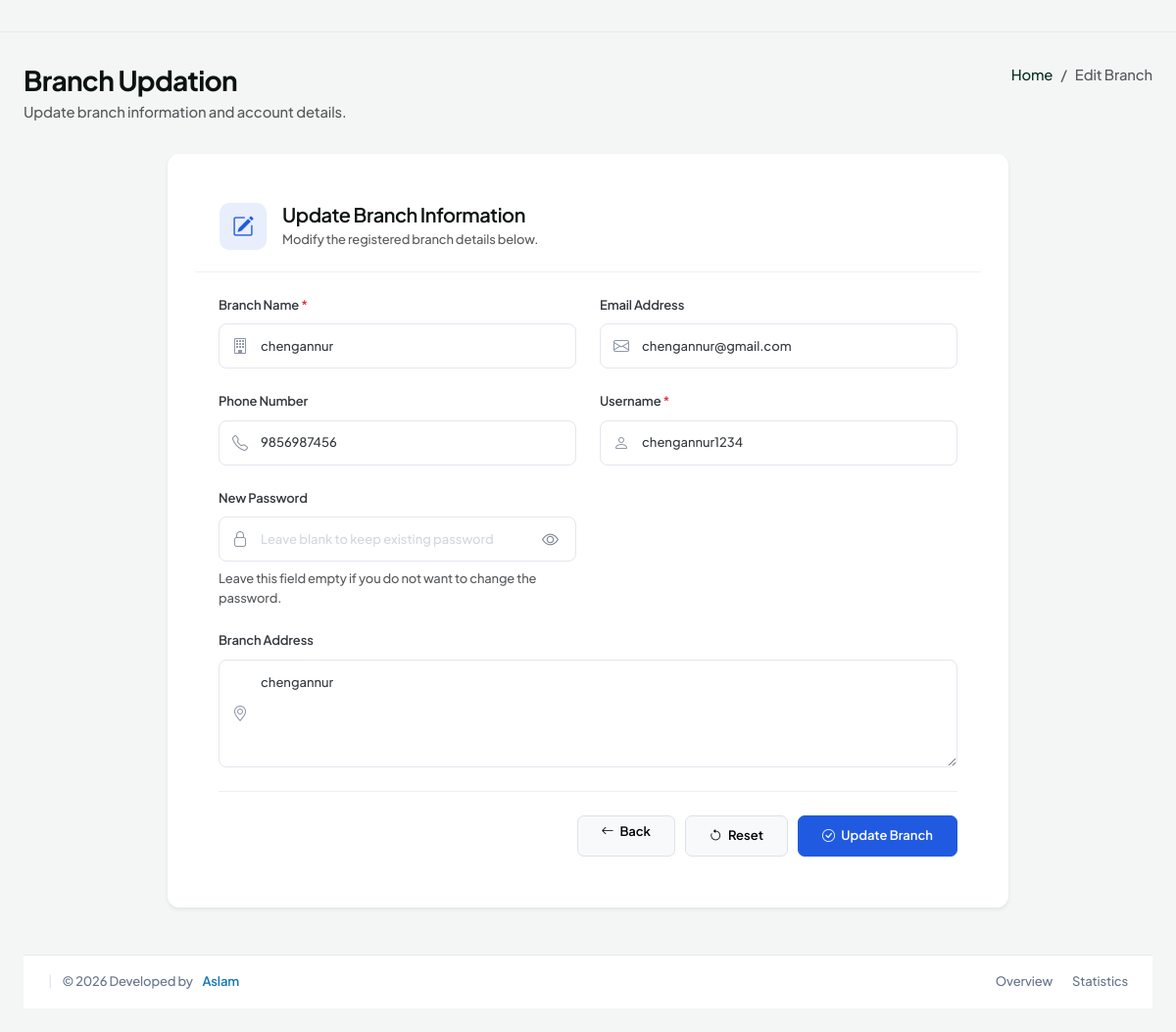
The page /edit_branch/1/ on the database its author committed.
### time_app/models.py (models this page shows, shortened)
class tbl_Branch(models.Model):
   name = models.CharField(max_length=150, blank=True)
   email = models.EmailField(max_length=150, blank=True)
   address = models.CharField(max_length=150, blank=True)
   phone = models.CharField(max_length=150, blank=True)
   username=models.CharField(max_length=150, blank=True)
   password = models.CharField(max_length=150, blank=True)
   created_at = models.DateTimeField(auto_now_add=True)

### time_app/views.py (the view, shortened to what this page needs)
# urls.py: path("edit_branch/<int:branch_id>/", views.edit_branch, name="edit_branch"),
def edit_branch(request, branch_id):
    branch = get_object_or_404(tbl_Branch, pk=branch_id)
    return render(request, "edit_branch.html", {"branch": branch})

### templates/edit_branch.html (shortened to what this page needs)
{% load static %}
<!DOCTYPE html>
<html lang="en">
<head>
    <link rel="stylesheet" href="{% static 'assets/libs/bootstrap/css/bootstrap.min.css' %}">
    <link rel="stylesheet" href="{% static 'assets/libs/bootstrap-icons/bootstrap-icons.css' %}">
    <link rel="stylesheet" href="{% static 'assets/css/main.css' %}">
<body>
    {% include 'admin_navbar.html' %}
        <div class="page-header">
            <div>
                <h1 class="page-title">Branch Updation</h1>
                <p class="text-muted mb-0">
                    Update branch information and account details.
                </p>
            </div>
            <nav aria-label="breadcrumb">
                <ol class="breadcrumb mb-0">
                    <li class="breadcrumb-item">
                        <a href="/admin_home/"
                           class="text-decoration-none text-muted-green">
                            Home
                        </a>
                    </li>
                    <li class="breadcrumb-item active text-main"
                        aria-current="page">
                        Edit Branch
                    </li>
                </ol>
            </nav>
        </div>
        <div class="row g-4 mb-4">
            <div class="col-12 col-xl-9 mx-auto">
                <div class="card border-0 shadow-sm branch-form-card">
                    <div class="branch-form-header">
                        <div class="d-flex align-items-center gap-3">
                            <div class="branch-icon">
                                <i class="bi bi-pencil-square"></i>
                            </div>
                            <div>
                                <h5 class="mb-1 fw-semibold">
                                    Update Branch Information
                                </h5>
                                <p class="text-muted mb-0 small">
                                    Modify the registered branch details below.
                                </p>
                            </div>
                        </div>
                    </div>
                    <div class="card-body p-4">
                        <form method="POST"
                              action=""
                              id="branchUpdateForm">
                            <div class="row g-4">
                                <div class="col-12 col-md-6">
                                    <label for="branchName"
                                           class="form-label-custom">
                                        Branch Name
                                        <span class="text-danger">*</span>
                                    </label>
                                    <div class="input-icon-wrapper">
                                        <input type="text"
                                               class="form-control-custom"
                                               id="branchName"
                                               name="name"
                                               placeholder="Enter branch name"
                                               maxlength="150"
                                               value="{{ branch.name|default:'' }}"
                                               required>
                                    </div>
                                </div>
                                <div class="col-12 col-md-6">
                                    <label for="branchEmail"
                                           class="form-label-custom">
                                        Email Address
                                    </label>
                                    <div class="input-icon-wrapper">
                                        <input type="email"
                                               class="form-control-custom"
                                               id="branchEmail"
                                               name="email"
                                               placeholder="branch@example.com"
                                               maxlength="150"
                                               value="{{ branch.email|default:'' }}">
                                    </div>
                                </div>
                                <div class="col-12 col-md-6">
                                    <label for="branchPhone"
                                           class="form-label-custom">
                                        Phone Number
                                    </label>
                                    <div class="input-icon-wrapper">
                                        <input type="tel"
                                               class="form-control-custom"
                                               id="branchPhone"
                                               name="phone"
                                               placeholder="Enter phone number"
                                               maxlength="150"
                                               value="{{ branch.phone|default:'' }}">
                                    </div>
                                </div>
                                <div class="col-12 col-md-6">
                                    <label for="branchUsername"
                                           class="form-label-custom">
                                        Username
                                        <span class="text-danger">*</span>
                                    </label>
                                    <div class="input-icon-wrapper">
                                        <input type="text"
                                               class="form-control-custom"
                                               id="branchUsername"
                                               name="username"
                                               placeholder="Enter username"
                                               maxlength="150"
                                               autocomplete="username"
                                               value="{{ branch.username|default:'' }}"
                                               required>
                                    </div>
                                </div>
                                <div class="col-12 col-md-6">
                                    <label for="branchPassword"
                                           class="form-label-custom">
                                        New Password
                                    </label>
                                    <div class="input-icon-wrapper">
                                        <input type="password"
                                               class="form-control-custom"
                                               id="branchPassword"
                                               name="password"
                                               placeholder="Leave blank to keep existing password"
                                               maxlength="150"
                                               autocomplete="new-password">
                                        <button type="button"
                                                class="password-toggle"
                                                id="togglePassword"
                                                aria-label="Show password">
                                            <i class="bi bi-eye"></i>
                                        </button>
                                    </div>
                                    <small class="text-muted mt-2 d-block">
                                        Leave this field empty if you do not want to change the password.
                                    </small>
                                </div>
                                <div class="col-12">
                                    <label for="branchAddress"
                                           class="form-label-custom">
                                        Branch Address
                                    </label>
                                    <div class="input-icon-wrapper textarea-wrapper">
                                        <textarea class="form-control-custom"
                                                  id="branchAddress"
                                                  name="address"
                                                  rows="4"
                                                  placeholder="Enter complete branch address"
                                                  maxlength="150">{{ branch.address|default:'' }}</textarea>
                                    </div>
                                </div>
                            </div>
                            <div class="branch-form-footer mt-4 pt-4">
                                <a href="/branch/"
                                   class="btn btn-light border px-4">
                                    <i class="bi bi-arrow-left me-1"></i>
                                    Back
                                </a>
                                <button type="reset"
                                        class="btn btn-light border px-4"
                                        id="resetBranchForm">
                                    <i class="bi bi-arrow-counterclockwise me-1"></i>
                                    Reset
                                </button>
                                <button type="submit"
                                        class="btn btn-primary px-4"
                                        id="updateBranchButton">
                                    <i class="bi bi-check-circle me-1"></i>
                                    Update Branch
                                </button>
                            </div>
                        </form>
                    </div>
                </div>
            </div>
        </div>
        {% include 'footer.html' %}
    </div>
</body>
</html>

### static/assets/css/main.css (style rules this page uses)
:root { --bs-body-bg: #F4F6F5; --bs-body-font-family: 'Plus Jakarta Sans', sans-serif; --brand-forest-dark: #051C12; --brand-forest-medium: #072F1F; --brand-forest-light: #1A3E30; --brand-lime: #EF4444; --brand-lime-hover: #EF4444; --brand-lime-translucent: rgba(180, 241, 5, 0.15); --text-main: #0B130F; --text-muted-green: #6C7E75; --text-sidebar-muted: #879A91; --card-background: #FFFFFF; --border-light: #E9EFEF; --border-dark-green: rgba(163, 3, 3, 0.1); --sys-green: #22C55E; --sys-green-bg: #DCFCE7; --sys-red: #EF4444; --sys-red-bg: #FEE2E2; --sys-orange: #F97316; --sys-orange-bg: #FFEDD5; --sidebar-width: 280px; --navbar-height: 80px; --radius-xxl: 24px; --radius-xl: 18px; --radius-lg: 14px; --radius-md: 10px; --radius-sm: 6px; --shadow-sm: 0 2px 8px rgba(11, 19, 15, 0.02); --shadow-md: 0 10px 30px rgba(11, 19, 15, 0.04); --shadow-lg: 0 20px 50px rgba(11, 19, 15, 0.08); }
body { background-color: var(--bs-body-bg); color: var(--text-main); font-family: var(--bs-body-font-family); font-size: 0.925rem; font-weight: 500; -webkit-font-smoothing: antialiased; letter-spacing: -0.01em; }
h1, h2, h3, h4, h5, h6, .h1, .h2, .h3, .h4, .h5, .h6 { color: var(--text-main); font-weight: 700; letter-spacing: -0.025em; }
a { color: var(--brand-forest-medium); text-decoration: none; transition: all 0.25s ease-in-out; }
.page-header { display: flex; align-items: flex-start; justify-content: space-between; margin-bottom: 2rem; flex-wrap: wrap; gap: 1.5rem; }
.page-title { font-size: 1.75rem; margin-bottom: 0.25rem; }
.card { background-color: var(--card-background); border: none; border-radius: var(--radius-xxl); padding: 1.75rem; box-shadow: var(--shadow-md); margin-bottom: 1.5rem; position: relative; overflow: hidden; }
.form-label-custom { display: inline-block; font-size: 0.85rem; font-weight: 700; color: var(--text-main); margin-bottom: 0.5rem; }
.form-control-custom { display: block; width: 100%; padding: 0.6rem 1rem; font-size: 0.875rem; font-weight: 500; line-height: 1.5; color: var(--text-main); background-color: #FFFFFF; background-clip: padding-box; border: 1px solid rgba(11, 19, 15, 0.12); border-radius: var(--radius-lg); transition: border-color 0.2s ease-in-out, box-shadow 0.2s ease-in-out; }
.form-control-custom::placeholder { color: var(--text-muted-green); opacity: 0.5; }

### templates/footer.html (style rules this page uses)
html, body { margin: 0; padding: 0; min-height: 100%; }
body { min-height: 100vh; display: flex; flex-direction: column; }

### templates/edit_branch.html (style rules this page uses)
.branch-form-card { border-radius: 12px; overflow: hidden; background: #ffffff; }
.branch-form-header { padding: 22px 25px; border-bottom: 1px solid #edf0f4; }
.branch-icon { width: 48px; height: 48px; border-radius: 10px; background: rgba(32, 90, 225, 0.10); color: #205ae1; display: flex; align-items: center; justify-content: center; font-size: 22px; }
.form-label-custom { display: block; font-size: 13px; font-weight: 600; color: #343a40; margin-bottom: 9px; }
.input-icon-wrapper { position: relative; display: flex; align-items: center; }
.form-control-custom { width: 100%; min-height: 46px; padding: 11px 42px; border: 1px solid #e2e7ef; border-radius: 8px; background: #ffffff; color: #343a40; font-size: 13px; outline: none; transition: all 0.2s ease; }
textarea.form-control-custom { min-height: 110px; resize: vertical; padding-top: 13px; }
.form-control-custom::placeholder { color: #a6afbd; font-size: 13px; }
.password-toggle { position: absolute; right: 12px; border: none; background: transparent; color: #7b8493; font-size: 17px; cursor: pointer; z-index: 3; }
.branch-form-footer { display: flex; justify-content: flex-end; align-items: center; gap: 10px; border-top: 1px solid #edf0f4; }
.branch-form-footer .btn { min-height: 42px; border-radius: 7px; font-size: 13px; font-weight: 600; }
.branch-form-footer .btn-primary { background: #205ae1; border-color: #205ae1; }

### rows shown on the page
tbl_Branch: name "chengannur", email "chengannur@gmail.com", phone "9856987456", username "chengannur1234", address "chengannur"
